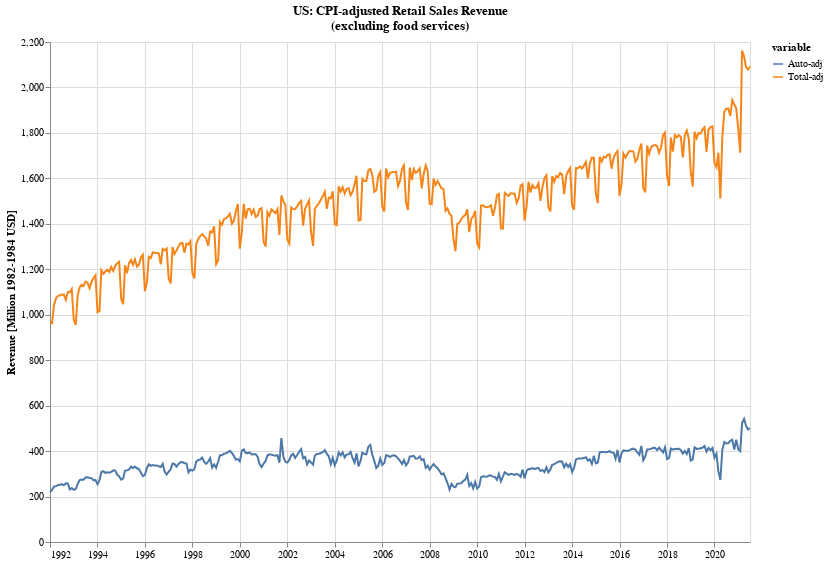

The cell this chart's notebook holds for it:
### Markdown cell above
### How do the above trends look when adjusting for inflation (CPI)?

### Code cell
toInclude = [
    'Retail sales, total',
    'Motor vehicle and parts dealers',
    'Nonstore retailers',
    'Furniture, home furn, electronics, and appliance stores'
]

tmp = df_combined[toInclude].copy()
tmp.columns = ['Retail sales, total', 'Retail sales excluding motor vehicles',
               'Nonstore retailers', 'Furniture, home furn, electronics, and appliance stores']

#tmp['Retail sales, motor vehicles and parts'] = tmp['Motor vehicle and parts dealers']
tmp = tmp.join(df_cpi['CWUR0000SA0'], how='inner')
tmp.columns = ['Retail Total', 'Retail Motor Vehicles',
               'Nonstore retailers', 'Furniture, home furn, electronics, and appliance stores', 'CPI']

tmp['Total-adj'] = tmp['Retail Total'] / tmp['CPI']
tmp['Auto-adj'] = tmp['Retail Motor Vehicles'] / tmp['CPI']
tmp['Nonstore retailers'] = tmp['Nonstore retailers'] / tmp['CPI']
tmp['Furniture, home furn, electronics, and appliance stores'] = tmp['Furniture, home furn, electronics, and appliance stores'] / tmp['CPI']


chartable = tmp.reset_index()[['index', 'Total-adj', 'Auto-adj']].melt(id_vars='index')

alt.Chart(chartable).mark_line().encode(
    alt.X('index:T', axis=alt.Axis(title='')),
    alt.Y('value:Q', axis=alt.Axis(title='Revenue [Million 1982-1984 USD]')),
    alt.Color('variable:N'),
    tooltip=[alt.Tooltip('index:T', title='Date'), alt.Tooltip(f'value:Q', title='Revenue [Million $]', format=',.0f')]
).properties(
    title=['US: CPI-adjusted Retail Sales Revenue', '(excluding food services)'],
    height=500,
    width=700
)

### Figure 1 — Vega-Lite specification as saved in the notebook (floating-point values rounded to 4 significant figures; data arrays with more than 128 entries replaced by an {"elided": "..."} marker saying what was removed)
{"config": {"view": {"continuousWidth": 400, "continuousHeight": 300}}, "data": {"name": "data-51ad21c85b8da2ce0436c5c339f2c05a"}, "mark": "line", "encoding": {"color": {"type": "nominal", "field": "variable"}, "tooltip": [{"type": "temporal", "field": "index", "title": "Date"}, {"type": "quantitative", "field": "value", "format": ",.0f", "title": "Revenue [Million $]"}], "x": {"type": "temporal", "axis": {"title": ""}, "field": "index"}, "y": {"type": "quantitative", "axis": {"title": "Revenue [Million 1982-1984 USD]"}, "field": "value"}}, "height": 500, "title": ["US: CPI-adjusted Retail Sales Revenue", "(excluding food services)"], "width": 700, "$schema": "https://vega.github.io/schema/vega-lite/v4.8.1.json", "datasets": {"data-51ad21c85b8da2ce0436c5c339f2c05a": {"elided": "718 records"}}}
